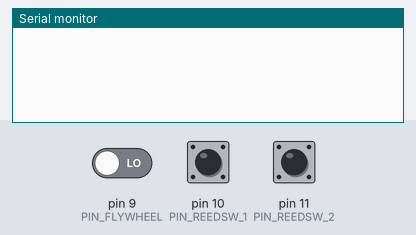
Bench run of a sketch on a simulated Arduino Uno, built with avr-gcc and run on an emulated ATmega328P. On the bench: the last lines printed to the serial monitor. Inputs (shaded band) come from the test bench; at power-on: pin 9 (PIN_FLYWHEEL) LOW, pin 10 (PIN_REEDSW_1) LOW, pin 11 (PIN_REEDSW_2) LOW.

Above: at 1.2 s.
1.3 s: pin 9 (PIN_FLYWHEEL) driven HIGH
At 2.5 s:
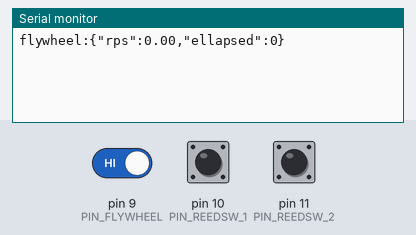
2.8 s: pin 10 (PIN_REEDSW_1) pulsed HIGH 2 times (0.12 s each, 0.3 s apart)
At 4.2 s:
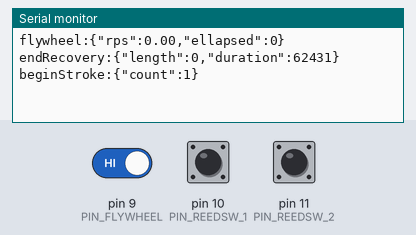
4.9 s: pin 10 (PIN_REEDSW_1) pulled HIGH for 0.15 s
At 5.5 s:
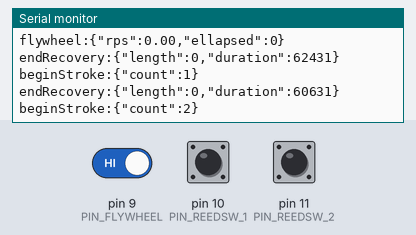
6.5 s: pin 10 (PIN_REEDSW_1) pulled HIGH for 1 s
At 8.0 s:
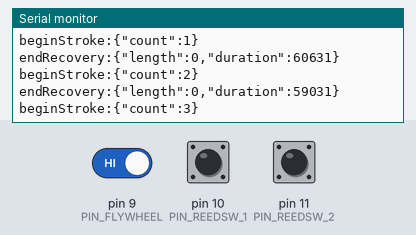
9.0 s: pin 11 (PIN_REEDSW_2) pulsed HIGH 2 times (0.12 s each, 0.3 s apart)
At 10.1 s:
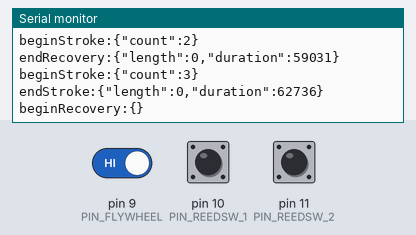
11.1 s: pin 11 (PIN_REEDSW_2) pulled HIGH for 0.15 s
At 11.5 s:
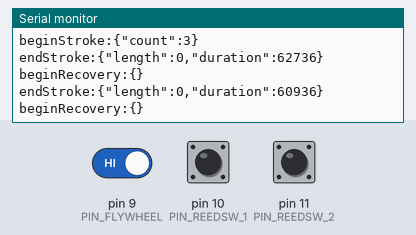

The sketch:

sensorReader.ino
```cpp
#define USE_TIMER_1 true
#define USE_TIMER_2 true

#define TIMER0_FREQ_HZ 1.0
#define TIMER1_FREQ_HZ 2000.0

#include "TimerInterrupt.h"

const unsigned int REEDSW1 = 1;
const unsigned int REEDSW2 = 2;

// IR avoidance sensor signal wire
const int PIN_FLYWHEEL = 9;
// Built in reed switches on the rower.  Male connector is SW ???
const int PIN_REEDSW_1 = 10;
const int PIN_REEDSW_2 = 11;

// Buffers for debouncing switch input: https://my.eng.utah.edu/~cs5780/debouncing.pdf
// See listing 2: An Alternative something or other I closed the PDF
volatile unsigned int FlywheelBuffer = 0;
volatile unsigned int ReedSw1Buffer = 0;
volatile unsigned int ReedSw2Buffer = 0;

// Milliseconds the last flywheel sensor changed to high
volatile unsigned long lastFlywheelTicks;

// USe to determine radians/sec rotation rate ()
volatile unsigned long ellapsedTicksFlywheel;

// Current state of the switches outside of the readSensor method.
volatile bool flywheel = false;
volatile bool reed1 = false;
volatile bool reed2 = false;

// Stroke parameters
volatile unsigned long strokeBeginTicks = 0;

// Stroke parameters
volatile unsigned long recoveryBeginTicks = 0;

// Maybe useful?
//volatile int strokeLengthCounter = 0;
//volatile int recoveryLengthCounter = 0;
//volatile float radiansPerSecond = 0.0;

// Number of strokes
volatile unsigned int strokeCount = 0;

//volatile unsigned long flywheelCount;
//volatile float strokeLength = 0;
//volatile float recoveryLength = 0;
//volatile unsigned int strokeTicks = 0;
//volatile unsigned int recoveryTicks = 0;

volatile unsigned int trailingSwitch = 0;

void setup() {

  Serial.begin(115200);

  // TimerInterrupt setup.
  ITimer1.init();
  ITimer2.init();

  ITimer1.attachInterrupt(TIMER0_FREQ_HZ, writeData);
  ITimer2.attachInterrupt(TIMER1_FREQ_HZ, readSensors);
}
inline void writeData(){}
void loop() {
  // put your main code here, to run repeatedly:
}

void readSensors()
{
  bool switchChanged = false;

  unsigned long ticks = millis();
  unsigned int nextTrailingSwitch = trailingSwitch;

  // debounce sensor input
  bool nextFlywheel = debounce(PIN_FLYWHEEL, &FlywheelBuffer);
  bool nextReed1 = debounce(PIN_REEDSW_1, &ReedSw1Buffer);
  bool nextReed2 = debounce(PIN_REEDSW_2, &ReedSw2Buffer);

  // Flywheel LOW -> HIGH transition
  // Collect the ellapsed time to the last LH transition and save for radians/sec calc
  if (nextFlywheel && !flywheel)
  {
    if (lastFlywheelTicks > 0)
    {
        ellapsedTicksFlywheel = ticks - lastFlywheelTicks;
    }

    lastFlywheelTicks = ticks;
    writeFlywheel(0.0, ellapsedTicksFlywheel);
  }

  // REED1 HIGH to LOW transition
  if (reed1 && !nextReed1)
  {
     switchChanged = true;
     nextTrailingSwitch = REEDSW1;
  }

  // REED2 HIGH to LOW transition
  if (reed2 && !nextReed2)
  {
     switchChanged = true;
    nextTrailingSwitch = REEDSW2;
  }

  // Check to see if a reed switch is deactivated back to back signialling a transation between stroke and recovery
  if (switchChanged && nextTrailingSwitch == trailingSwitch )
  {
    if (trailingSwitch == REEDSW1)
    {
       endRecovery(ticks);
        beginStroke(ticks);
    }
    else
    {
         endStroke(ticks);
         beginRecovery(ticks);
    }
  }

  // transition variables to next state.
  trailingSwitch = nextTrailingSwitch;

  flywheel = nextFlywheel;

  reed1 = nextReed1;
  reed2 = nextReed2;
}

inline void beginStroke(unsigned long millis)
{
  strokeCount++;
  strokeBeginTicks = millis;
  writeBeginStroke(strokeCount);
}
inline void endStroke(unsigned long millis)
{
   writeEndStroke(0, strokeBeginTicks - millis);
}

inline void beginRecovery(unsigned long millis)
{
  recoveryBeginTicks = millis;
  writeBeginRecovery();
}

inline void endRecovery(unsigned long millis)
{
  writeEndRecovery(0, recoveryBeginTicks - millis);
}


inline bool debounce(int inputPin, volatile unsigned int* buffer)
{
  bool currentStateIsLow = digitalRead(inputPin) == LOW;
  *buffer = (*buffer << 1) | currentStateIsLow | 0xe000;

  return *buffer == 0xf000;
}

//beginStroke:{\"count\":1}
void writeBeginStroke(unsigned long count)
{
  Serial.print("beginStroke:{\"count\":");
  Serial.print(count);
  Serial.println("}");
}

//  endStroke:{\"length\":1,\"duration\":1000}
void writeEndStroke(int strokeLength, unsigned int durationMs)
{
  Serial.print("endStroke:{\"length\":");
  Serial.print(strokeLength);
  Serial.print(",\"duration\":");
  Serial.print(durationMs);
  Serial.println("}");
}

//  beginRecovery:{}
void writeBeginRecovery()
{
  Serial.println("beginRecovery:{}");
}

//  endRecovery:{\"length\":1,\"duration\":2000}
void writeEndRecovery(int strokeLength, unsigned int durationMs)
{
  Serial.print("endRecovery:{\"length\":");
  Serial.print(strokeLength);
  Serial.print(",\"duration\":");
  Serial.print(durationMs);
  Serial.println("}");
}

//  flywheel:{\"rps\":1.1073647484,\"ellapsed\"}
void writeFlywheel(float rps, unsigned int ellapsed)
{
  Serial.print("flywheel:{\"rps\":");
  Serial.print(rps);
  Serial.print(",\"ellapsed\":");
  Serial.print(ellapsed);
  Serial.println("}");

}

void writeIdle()
{
  Serial.println("idle: {}");
}
```

Measured:
- after the input at 1.3 s, the serial monitor: prints a new line at once (image 1)
- after the input at 2.8 s, the serial monitor: prints a new line after 0.31 s (image 2)
- after the input at 4.9 s, the serial monitor: prints a new line at once (image 3)
- after the input at 6.5 s, the serial monitor: prints a new line at once (image 4)
- after the input at 9.0 s, the serial monitor: prints a new line after 0.31 s (image 5)
- after the input at 11.1 s, the serial monitor: prints a new line at once (image 6)
